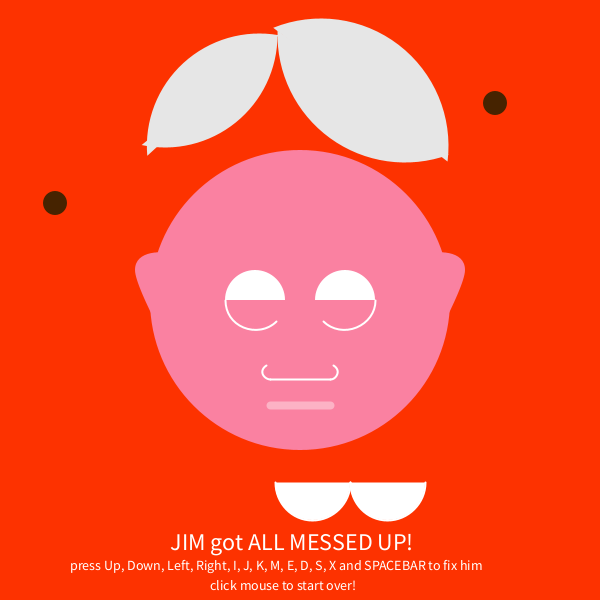
Frame 1 (no input)
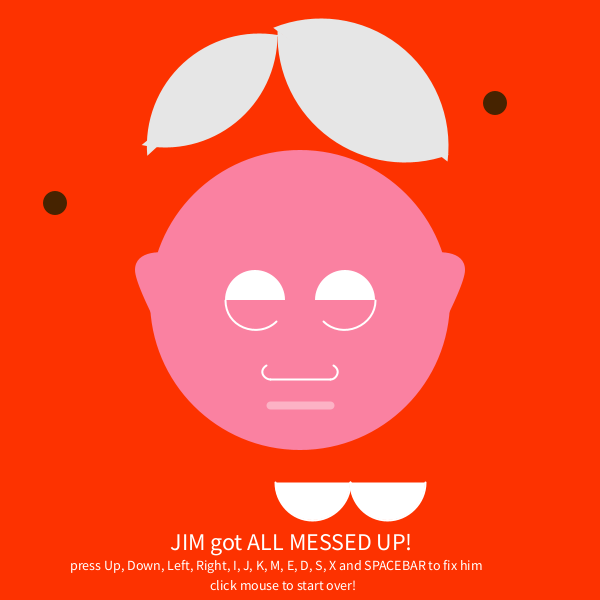
Frame 60 (the mouse pressed at the canvas centre just before this capture)
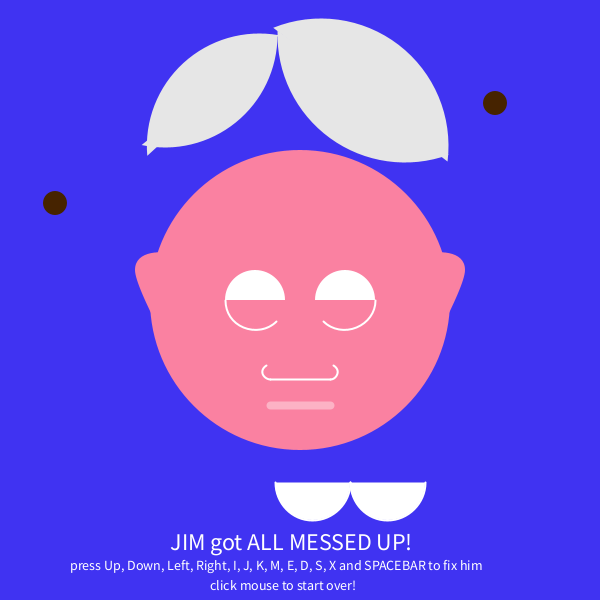
Frame 120 (the mouse held since frame 60 and released just before this capture)

The Processing sketch that drew these frames (run headless with seeded random() and noise(); from frame 60 on, the mouse is pressed at the canvas centre):

// Processing sketch: processing_109383
// ── processing_109383.pde

//Eleni Katrini
//ekatrini@andrew.cmu.edu
//copyright © Eleni Katrini, September 2013
//HW04_Fix Jim


float x, y, a, b, wd, ht, xel, yel, xer, yer, xm, ym, xh, yh;
color col= color(253, 50, 0);


void setup()
{
  size(600, 600);
  background(col);
  smooth();
  noStroke();
  frameRate(100);
    
  x=300;
  y=300;
  a= width/2; //width
  b= height/2; //height
  xel= x; //x eyeleft
  yel= y; //y eyeleft
  xer= x; //x eyeright
  yer= y; //y eyeright
  xm= x;  //x moustache
  ym= y;  //y moustache
  xh= x;  //x hair
  yh = y; //y hair
}


void draw()
{

background(col);

//TEXT instructions: JIM GOT MESSED UP!
//press UP, DOWN, LEFT, RIGHT to move moustache
//press I, M, J, K to move right eyeball
//press E, X, S, D to move left eyeball
//press SPACEBAR to move hair
//click anywhere to start over

  fill(255, 255, 255);
  textSize(24);
  text("JIM got ALL MESSED UP!",170, 550); 
  textSize(14);
  text("press Up, Down, Left, Right, I, J, K, M, E, D, S, X and SPACEBAR to fix him", 70, 570);
  text("click mouse to start over!", 210, 590);
  
//head
fill(250, 129, 161);
noStroke();
ellipse( x, y, a, b);

//mouth
stroke(255, 255, 255, 99);
strokeWeight(8);
line( x - a*.1, y + b*.35, x + a*.1, y + b*.35);

///moustache TO MOVE
fill(255, 255, 255);
stroke(255, 255, 255);
strokeWeight(2);
ellipseMode(CORNER);

beginShape();
  arc(xm + 50 - a*.25, ym + 100 + b*.15, a*.25, b*.25, radians(0), radians(180));
  arc(xm + 50, ym + 100 + b*.15, a*.25, b*.25, radians(0), radians(180));
endShape();


//nose
noFill();
strokeCap(ROUND);
stroke(255, 255, 255);
strokeWeight(2);

ellipseMode(CENTER);
arc( x - a*.1, y + b*.24, a*.05, b*.05, radians(90), radians(240));
arc( x + a*.1, y + b*.24, a*.05, b*.05, radians(-60), radians(90));
line( x - a*.1, y + b*.265, x + a*.1, y + b*.265);


//ears
fill(250, 129, 161);
noStroke();
beginShape();
  curveVertex( x - a*.2, y       ); //left ear reference point
  curveVertex( x - a*.4, y - b*.15); //left ear first point
  curveVertex( x - a*.55, y - b*.10); //left ear second point
  curveVertex( x - a*.4, y + b*.25); //left ear third point
  curveVertex( x - a*.6, y        ); //left ear reference point
endShape();

beginShape();
  curveVertex( x + a*.2, y       ); //right ear reference point
  curveVertex( x + a*.4, y - b*.15); //right ear first point
  curveVertex( x + a*.55, y - b*.10); //right ear second point
  curveVertex( x + a*.4, y + b*.25); //right ear third point
  curveVertex( x + a*.6, y        ); //right ear reference point
endShape();

//eyeballs TOMOVE
fill(70, 35, 0);
noStroke();
ellipse(xel - 200 -a*.15, yel - 100 + b*0.01, a*.08, b*.08);
ellipse(xer + 150 +a*.15, yer - 200 + b*0.01, a*.08, b*.08);

//glasses-eyes
fill(255, 255, 255);
arc(x-a*.15, y, a*.2, b*.2, radians(-180), radians(0));
arc(x+a*.15, y, a*.2, b*.2, radians(-180), radians(0));
line(x-a*.25,y , x-a*.05, y);

noFill();
strokeWeight(2);
stroke(255, 255, 255);
arc(x-a*.15, y, a*.2, b*.2, radians(45), radians(180));
arc(x+a*.15, y, a*.2, b*.2, radians(0), radians(135));


//hair TO MOVE
noStroke();

fill(230, 230, 230);
ellipseMode(CENTER);


//LEFT
arc(xh - a*.45, yh - 100 - b*.55, a*.75, b*.75, radians(0), radians(102), 1);
arc(xh - a*.1355, yh - 100 - b*.18, a*.75, b*.75, radians(175), radians(280), 1);

//RIGHT
arc(xh + a*.35, yh - 100 - b*.55, a*.85, b*.85, radians(70), radians(182), 1);
arc(xh + a*.07, yh - 100 - b*.18, a*.85, b*.85, radians(248), radians(367), 1);

}

void keyPressed()
{
  if (keyCode == UP)
  {
   ym = ym - 3; 
  }
  
  else if (keyCode == DOWN)
  {
    ym = ym + 3;
  }
  
  else if (keyCode == LEFT)
  {
    xm = xm - 3;
  }
  
  else if (keyCode == RIGHT)
  {
    xm = xm + 3;
  }
  
  else if (keyCode == 'K')
  {
    xer = xer + 3;
  }
  
  else if (keyCode == 'J')
  {
    xer = xer - 3;
  }
  
  else if (keyCode == 'M')
  {
    yer = yer + 3;
  }
  
  else if (keyCode == 'I')
  {
    yer = yer - 3;
  }

    
  else if (keyCode == 'D')
  {
    xel = xel + 3;
  }
  
  else if (keyCode == 'S')
  {
    xel = xel - 3;
  }
  
  else if (keyCode == 'X')
  {
    yel = yel + 3;
  }
  
  else if (keyCode == 'E')
  {
    yel = yel - 3;
  }

  else if (keyCode == ' ')
  {
    xh = x + random(-100, 100);
    yh = y + random(-100, 100);
  }
}

void mousePressed()
{
 xel= x;
 yel= y;
 xer= x;
 yer= y;
 xm= x;
 ym= y;
 xh= x;
 yh= y;
 
 col= color(random(100), random(200), random(255));
 
}
